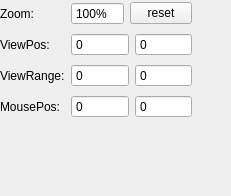
<?xml version="1.0" encoding="UTF-8"?>
<ui version="4.0">
 <class>Form</class>
 <widget class="QWidget" name="Form">
  <property name="geometry">
   <rect>
    <x>0</x>
    <y>0</y>
    <width>231</width>
    <height>196</height>
   </rect>
  </property>
  <property name="windowTitle">
   <string>Form</string>
  </property>
  <widget class="QWidget" name="gridLayoutWidget">
   <property name="geometry">
    <rect>
     <x>0</x>
     <y>0</y>
     <width>192</width>
     <height>121</height>
    </rect>
   </property>
   <layout class="QGridLayout" name="gridLayout">
    <item row="1" column="1">
     <layout class="QHBoxLayout" name="horizontalLayout_2">
      <item>
       <widget class="QSpinBox" name="x_view">
        <property name="readOnly">
         <bool>true</bool>
        </property>
        <property name="buttonSymbols">
         <enum>QAbstractSpinBox::NoButtons</enum>
        </property>
        <property name="minimum">
         <number>-9999</number>
        </property>
        <property name="maximum">
         <number>9999</number>
        </property>
       </widget>
      </item>
      <item>
       <widget class="QSpinBox" name="y_view">
        <property name="readOnly">
         <bool>true</bool>
        </property>
        <property name="buttonSymbols">
         <enum>QAbstractSpinBox::NoButtons</enum>
        </property>
        <property name="minimum">
         <number>-9999</number>
        </property>
        <property name="maximum">
         <number>9999</number>
        </property>
       </widget>
      </item>
     </layout>
    </item>
    <item row="0" column="0">
     <widget class="QLabel" name="label">
      <property name="text">
       <string>Zoom:</string>
      </property>
     </widget>
    </item>
    <item row="3" column="1">
     <layout class="QHBoxLayout" name="horizontalLayout_3">
      <item>
       <widget class="QSpinBox" name="x_mouse">
        <property name="readOnly">
         <bool>true</bool>
        </property>
        <property name="buttonSymbols">
         <enum>QAbstractSpinBox::NoButtons</enum>
        </property>
        <property name="minimum">
         <number>-9999</number>
        </property>
        <property name="maximum">
         <number>9999</number>
        </property>
       </widget>
      </item>
      <item>
       <widget class="QSpinBox" name="y_mouse">
        <property name="readOnly">
         <bool>true</bool>
        </property>
        <property name="buttonSymbols">
         <enum>QAbstractSpinBox::NoButtons</enum>
        </property>
        <property name="minimum">
         <number>-9999</number>
        </property>
        <property name="maximum">
         <number>9999</number>
        </property>
       </widget>
      </item>
     </layout>
    </item>
    <item row="2" column="1">
     <layout class="QHBoxLayout" name="horizontalLayout">
      <item>
       <widget class="QSpinBox" name="x_range">
        <property name="readOnly">
         <bool>true</bool>
        </property>
        <property name="buttonSymbols">
         <enum>QAbstractSpinBox::NoButtons</enum>
        </property>
        <property name="minimum">
         <number>-9999</number>
        </property>
        <property name="maximum">
         <number>9999</number>
        </property>
       </widget>
      </item>
      <item>
       <widget class="QSpinBox" name="y_range">
        <property name="readOnly">
         <bool>true</bool>
        </property>
        <property name="buttonSymbols">
         <enum>QAbstractSpinBox::NoButtons</enum>
        </property>
        <property name="minimum">
         <number>-9999</number>
        </property>
        <property name="maximum">
         <number>9999</number>
        </property>
       </widget>
      </item>
     </layout>
    </item>
    <item row="0" column="1">
     <layout class="QHBoxLayout" name="horizontalLayout_4">
      <item>
       <widget class="QSpinBox" name="zoom">
        <property name="readOnly">
         <bool>false</bool>
        </property>
        <property name="buttonSymbols">
         <enum>QAbstractSpinBox::NoButtons</enum>
        </property>
        <property name="suffix">
         <string>%</string>
        </property>
        <property name="minimum">
         <number>-9999</number>
        </property>
        <property name="maximum">
         <number>9999</number>
        </property>
        <property name="value">
         <number>100</number>
        </property>
       </widget>
      </item>
      <item>
       <widget class="QPushButton" name="pushButton">
        <property name="text">
         <string>reset</string>
        </property>
       </widget>
      </item>
     </layout>
    </item>
    <item row="1" column="0">
     <widget class="QLabel" name="label_3">
      <property name="text">
       <string>ViewPos:</string>
      </property>
     </widget>
    </item>
    <item row="2" column="0">
     <widget class="QLabel" name="label_2">
      <property name="text">
       <string>ViewRange:</string>
      </property>
     </widget>
    </item>
    <item row="3" column="0">
     <widget class="QLabel" name="label_5">
      <property name="text">
       <string>MousePos:</string>
      </property>
     </widget>
    </item>
   </layout>
  </widget>
 </widget>
 <resources/>
 <connections/>
</ui>
